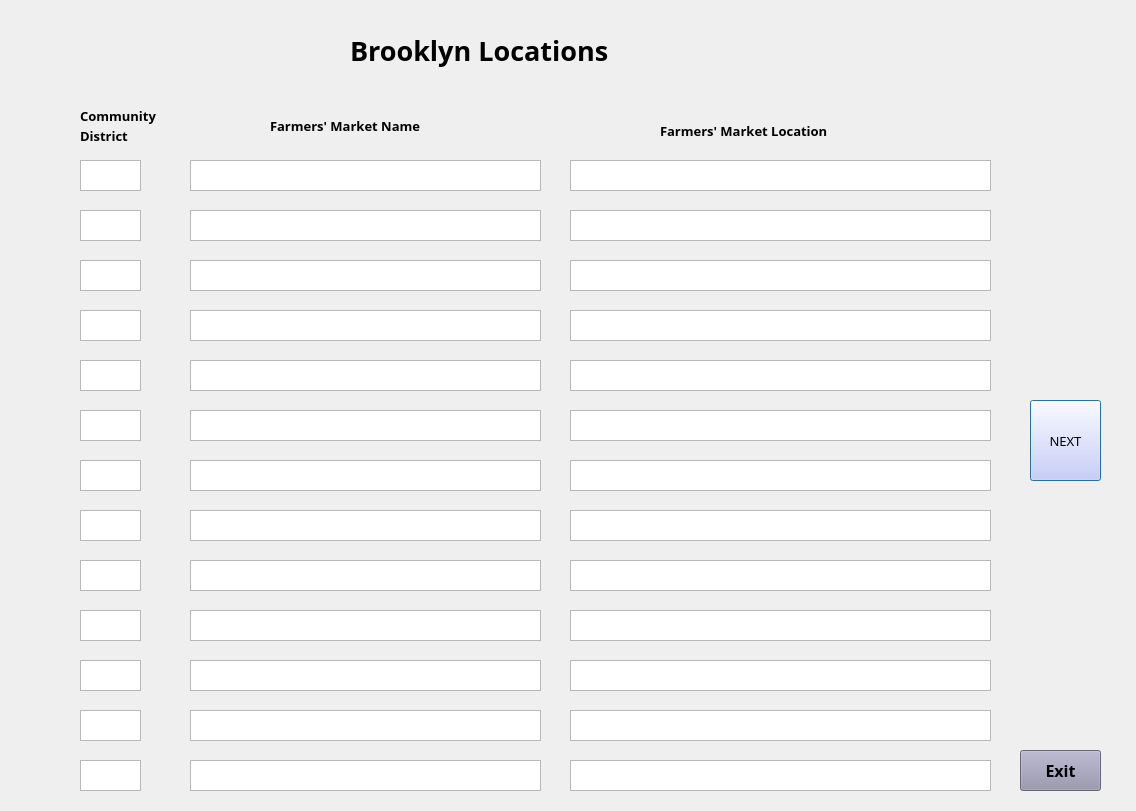
<?xml version="1.0" encoding="UTF-8"?>
<ui version="4.0">
 <class>Brooklyn</class>
 <widget class="QDialog" name="Brooklyn">
  <property name="geometry">
   <rect>
    <x>0</x>
    <y>0</y>
    <width>1136</width>
    <height>811</height>
   </rect>
  </property>
  <property name="windowTitle">
   <string>Dialog</string>
  </property>
  <widget class="QPushButton" name="pushButton">
   <property name="geometry">
    <rect>
     <x>1030</x>
     <y>400</y>
     <width>71</width>
     <height>81</height>
    </rect>
   </property>
   <property name="font">
    <font>
     <family>Rockwell</family>
     <pointsize>10</pointsize>
     <weight>50</weight>
     <bold>false</bold>
    </font>
   </property>
   <property name="styleSheet">
    <string notr="true">background-color: rgb(206, 202, 255);</string>
   </property>
   <property name="text">
    <string>NEXT</string>
   </property>
  </widget>
  <widget class="QTextBrowser" name="DisText8">
   <property name="geometry">
    <rect>
     <x>80</x>
     <y>510</y>
     <width>61</width>
     <height>31</height>
    </rect>
   </property>
   <property name="styleSheet">
    <string notr="true">font: 10pt &quot;Rockwell&quot;;</string>
   </property>
  </widget>
  <widget class="QTextBrowser" name="LocText11">
   <property name="geometry">
    <rect>
     <x>570</x>
     <y>660</y>
     <width>421</width>
     <height>31</height>
    </rect>
   </property>
   <property name="styleSheet">
    <string notr="true">font: 9pt &quot;Rockwell&quot;;</string>
   </property>
  </widget>
  <widget class="QTextBrowser" name="NameText13">
   <property name="geometry">
    <rect>
     <x>190</x>
     <y>760</y>
     <width>351</width>
     <height>31</height>
    </rect>
   </property>
   <property name="styleSheet">
    <string notr="true">font: 9pt &quot;Rockwell&quot;;</string>
   </property>
  </widget>
  <widget class="QLabel" name="label">
   <property name="geometry">
    <rect>
     <x>350</x>
     <y>20</y>
     <width>331</width>
     <height>61</height>
    </rect>
   </property>
   <property name="font">
    <font>
     <family>Rockwell</family>
     <pointsize>20</pointsize>
     <weight>75</weight>
     <bold>true</bold>
    </font>
   </property>
   <property name="text">
    <string>Brooklyn Locations</string>
   </property>
  </widget>
  <widget class="QTextBrowser" name="NameText6">
   <property name="geometry">
    <rect>
     <x>190</x>
     <y>410</y>
     <width>351</width>
     <height>31</height>
    </rect>
   </property>
   <property name="styleSheet">
    <string notr="true">font: 9pt &quot;Rockwell&quot;;</string>
   </property>
  </widget>
  <widget class="QTextBrowser" name="NameText8">
   <property name="geometry">
    <rect>
     <x>190</x>
     <y>510</y>
     <width>351</width>
     <height>31</height>
    </rect>
   </property>
   <property name="styleSheet">
    <string notr="true">font: 9pt &quot;Rockwell&quot;;</string>
   </property>
  </widget>
  <widget class="QTextBrowser" name="NameText3">
   <property name="geometry">
    <rect>
     <x>190</x>
     <y>260</y>
     <width>351</width>
     <height>31</height>
    </rect>
   </property>
   <property name="styleSheet">
    <string notr="true">font: 9pt &quot;Rockwell&quot;;</string>
   </property>
  </widget>
  <widget class="QTextBrowser" name="DisText10">
   <property name="geometry">
    <rect>
     <x>80</x>
     <y>610</y>
     <width>61</width>
     <height>31</height>
    </rect>
   </property>
   <property name="styleSheet">
    <string notr="true">font: 10pt &quot;Rockwell&quot;;</string>
   </property>
  </widget>
  <widget class="QTextBrowser" name="NameText7">
   <property name="geometry">
    <rect>
     <x>190</x>
     <y>460</y>
     <width>351</width>
     <height>31</height>
    </rect>
   </property>
   <property name="styleSheet">
    <string notr="true">font: 9pt &quot;Rockwell&quot;;</string>
   </property>
  </widget>
  <widget class="QTextBrowser" name="LocText5">
   <property name="geometry">
    <rect>
     <x>570</x>
     <y>360</y>
     <width>421</width>
     <height>31</height>
    </rect>
   </property>
   <property name="styleSheet">
    <string notr="true">font: 9pt &quot;Rockwell&quot;;</string>
   </property>
  </widget>
  <widget class="QTextBrowser" name="DisText1">
   <property name="geometry">
    <rect>
     <x>80</x>
     <y>160</y>
     <width>61</width>
     <height>31</height>
    </rect>
   </property>
   <property name="styleSheet">
    <string notr="true">font: 10pt &quot;Rockwell&quot;;</string>
   </property>
  </widget>
  <widget class="QTextBrowser" name="DisText4">
   <property name="geometry">
    <rect>
     <x>80</x>
     <y>310</y>
     <width>61</width>
     <height>31</height>
    </rect>
   </property>
   <property name="styleSheet">
    <string notr="true">font: 10pt &quot;Rockwell&quot;;</string>
   </property>
  </widget>
  <widget class="QTextBrowser" name="NameText12">
   <property name="geometry">
    <rect>
     <x>190</x>
     <y>710</y>
     <width>351</width>
     <height>31</height>
    </rect>
   </property>
   <property name="styleSheet">
    <string notr="true">font: 9pt &quot;Rockwell&quot;;</string>
   </property>
  </widget>
  <widget class="QTextBrowser" name="NameText4">
   <property name="geometry">
    <rect>
     <x>190</x>
     <y>310</y>
     <width>351</width>
     <height>31</height>
    </rect>
   </property>
   <property name="styleSheet">
    <string notr="true">font: 9pt &quot;Rockwell&quot;;</string>
   </property>
  </widget>
  <widget class="QTextBrowser" name="DisText7">
   <property name="geometry">
    <rect>
     <x>80</x>
     <y>460</y>
     <width>61</width>
     <height>31</height>
    </rect>
   </property>
   <property name="styleSheet">
    <string notr="true">font: 10pt &quot;Rockwell&quot;;</string>
   </property>
  </widget>
  <widget class="QTextBrowser" name="LocText8">
   <property name="geometry">
    <rect>
     <x>570</x>
     <y>510</y>
     <width>421</width>
     <height>31</height>
    </rect>
   </property>
   <property name="styleSheet">
    <string notr="true">font: 9pt &quot;Rockwell&quot;;</string>
   </property>
  </widget>
  <widget class="QTextBrowser" name="LocText1">
   <property name="geometry">
    <rect>
     <x>570</x>
     <y>160</y>
     <width>421</width>
     <height>31</height>
    </rect>
   </property>
   <property name="styleSheet">
    <string notr="true">font: 9pt &quot;Rockwell&quot;;</string>
   </property>
  </widget>
  <widget class="QTextBrowser" name="LocText10">
   <property name="geometry">
    <rect>
     <x>570</x>
     <y>610</y>
     <width>421</width>
     <height>31</height>
    </rect>
   </property>
   <property name="styleSheet">
    <string notr="true">font: 9pt &quot;Rockwell&quot;;</string>
   </property>
  </widget>
  <widget class="QTextBrowser" name="LocText6">
   <property name="geometry">
    <rect>
     <x>570</x>
     <y>410</y>
     <width>421</width>
     <height>31</height>
    </rect>
   </property>
   <property name="styleSheet">
    <string notr="true">font: 9pt &quot;Rockwell&quot;;</string>
   </property>
  </widget>
  <widget class="QTextBrowser" name="NameText1">
   <property name="geometry">
    <rect>
     <x>190</x>
     <y>160</y>
     <width>351</width>
     <height>31</height>
    </rect>
   </property>
   <property name="styleSheet">
    <string notr="true">font: 9pt &quot;Rockwell&quot;;</string>
   </property>
  </widget>
  <widget class="QTextBrowser" name="DisText9">
   <property name="geometry">
    <rect>
     <x>80</x>
     <y>560</y>
     <width>61</width>
     <height>31</height>
    </rect>
   </property>
   <property name="styleSheet">
    <string notr="true">font: 10pt &quot;Rockwell&quot;;</string>
   </property>
  </widget>
  <widget class="QTextBrowser" name="DisText2">
   <property name="geometry">
    <rect>
     <x>80</x>
     <y>210</y>
     <width>61</width>
     <height>31</height>
    </rect>
   </property>
   <property name="styleSheet">
    <string notr="true">font: 10pt &quot;Rockwell&quot;;</string>
   </property>
  </widget>
  <widget class="QTextBrowser" name="LocText9">
   <property name="geometry">
    <rect>
     <x>570</x>
     <y>560</y>
     <width>421</width>
     <height>31</height>
    </rect>
   </property>
   <property name="styleSheet">
    <string notr="true">font: 9pt &quot;Rockwell&quot;;</string>
   </property>
  </widget>
  <widget class="QTextBrowser" name="LocText7">
   <property name="geometry">
    <rect>
     <x>570</x>
     <y>460</y>
     <width>421</width>
     <height>31</height>
    </rect>
   </property>
   <property name="styleSheet">
    <string notr="true">font: 9pt &quot;Rockwell&quot;;</string>
   </property>
  </widget>
  <widget class="QTextBrowser" name="NameText5">
   <property name="geometry">
    <rect>
     <x>190</x>
     <y>360</y>
     <width>351</width>
     <height>31</height>
    </rect>
   </property>
   <property name="styleSheet">
    <string notr="true">font: 9pt &quot;Rockwell&quot;;</string>
   </property>
  </widget>
  <widget class="QTextBrowser" name="LocText4">
   <property name="geometry">
    <rect>
     <x>570</x>
     <y>310</y>
     <width>421</width>
     <height>31</height>
    </rect>
   </property>
   <property name="styleSheet">
    <string notr="true">font: 9pt &quot;Rockwell&quot;;</string>
   </property>
  </widget>
  <widget class="QTextBrowser" name="DisText12">
   <property name="geometry">
    <rect>
     <x>80</x>
     <y>710</y>
     <width>61</width>
     <height>31</height>
    </rect>
   </property>
   <property name="styleSheet">
    <string notr="true">font: 10pt &quot;Rockwell&quot;;</string>
   </property>
  </widget>
  <widget class="QTextBrowser" name="LocText3">
   <property name="geometry">
    <rect>
     <x>570</x>
     <y>260</y>
     <width>421</width>
     <height>31</height>
    </rect>
   </property>
   <property name="styleSheet">
    <string notr="true">font: 9pt &quot;Rockwell&quot;;</string>
   </property>
  </widget>
  <widget class="QTextBrowser" name="DisText11">
   <property name="geometry">
    <rect>
     <x>80</x>
     <y>660</y>
     <width>61</width>
     <height>31</height>
    </rect>
   </property>
   <property name="styleSheet">
    <string notr="true">font: 10pt &quot;Rockwell&quot;;</string>
   </property>
  </widget>
  <widget class="QTextBrowser" name="DisText13">
   <property name="geometry">
    <rect>
     <x>80</x>
     <y>760</y>
     <width>61</width>
     <height>31</height>
    </rect>
   </property>
   <property name="styleSheet">
    <string notr="true">font: 10pt &quot;Rockwell&quot;;</string>
   </property>
  </widget>
  <widget class="QTextBrowser" name="NameText10">
   <property name="geometry">
    <rect>
     <x>190</x>
     <y>610</y>
     <width>351</width>
     <height>31</height>
    </rect>
   </property>
   <property name="styleSheet">
    <string notr="true">font: 9pt &quot;Rockwell&quot;;</string>
   </property>
  </widget>
  <widget class="QTextBrowser" name="NameText9">
   <property name="geometry">
    <rect>
     <x>190</x>
     <y>560</y>
     <width>351</width>
     <height>31</height>
    </rect>
   </property>
   <property name="styleSheet">
    <string notr="true">font: 9pt &quot;Rockwell&quot;;</string>
   </property>
  </widget>
  <widget class="QTextBrowser" name="NameText11">
   <property name="geometry">
    <rect>
     <x>190</x>
     <y>660</y>
     <width>351</width>
     <height>31</height>
    </rect>
   </property>
   <property name="styleSheet">
    <string notr="true">font: 9pt &quot;Rockwell&quot;;</string>
   </property>
  </widget>
  <widget class="QTextBrowser" name="LocText2">
   <property name="geometry">
    <rect>
     <x>570</x>
     <y>210</y>
     <width>421</width>
     <height>31</height>
    </rect>
   </property>
   <property name="styleSheet">
    <string notr="true">font: 9pt &quot;Rockwell&quot;;</string>
   </property>
  </widget>
  <widget class="QTextBrowser" name="DisText6">
   <property name="geometry">
    <rect>
     <x>80</x>
     <y>410</y>
     <width>61</width>
     <height>31</height>
    </rect>
   </property>
   <property name="styleSheet">
    <string notr="true">font: 10pt &quot;Rockwell&quot;;</string>
   </property>
  </widget>
  <widget class="QTextBrowser" name="DisText5">
   <property name="geometry">
    <rect>
     <x>80</x>
     <y>360</y>
     <width>61</width>
     <height>31</height>
    </rect>
   </property>
   <property name="styleSheet">
    <string notr="true">font: 10pt &quot;Rockwell&quot;;</string>
   </property>
  </widget>
  <widget class="QTextBrowser" name="LocText13">
   <property name="geometry">
    <rect>
     <x>570</x>
     <y>760</y>
     <width>421</width>
     <height>31</height>
    </rect>
   </property>
   <property name="styleSheet">
    <string notr="true">font: 9pt &quot;Rockwell&quot;;</string>
   </property>
  </widget>
  <widget class="QTextBrowser" name="DisText3">
   <property name="geometry">
    <rect>
     <x>80</x>
     <y>260</y>
     <width>61</width>
     <height>31</height>
    </rect>
   </property>
   <property name="styleSheet">
    <string notr="true">font: 10pt &quot;Rockwell&quot;;</string>
   </property>
  </widget>
  <widget class="QTextBrowser" name="LocText12">
   <property name="geometry">
    <rect>
     <x>570</x>
     <y>710</y>
     <width>421</width>
     <height>31</height>
    </rect>
   </property>
   <property name="styleSheet">
    <string notr="true">font: 9pt &quot;Rockwell&quot;;</string>
   </property>
  </widget>
  <widget class="QTextBrowser" name="NameText2">
   <property name="geometry">
    <rect>
     <x>190</x>
     <y>210</y>
     <width>351</width>
     <height>31</height>
    </rect>
   </property>
   <property name="styleSheet">
    <string notr="true">font: 9pt &quot;Rockwell&quot;;</string>
   </property>
  </widget>
  <widget class="QLabel" name="label_2">
   <property name="geometry">
    <rect>
     <x>80</x>
     <y>100</y>
     <width>111</width>
     <height>31</height>
    </rect>
   </property>
   <property name="font">
    <font>
     <family>Rockwell</family>
     <pointsize>10</pointsize>
     <weight>75</weight>
     <bold>true</bold>
    </font>
   </property>
   <property name="text">
    <string>Community</string>
   </property>
  </widget>
  <widget class="QLabel" name="label_4">
   <property name="geometry">
    <rect>
     <x>660</x>
     <y>110</y>
     <width>231</width>
     <height>41</height>
    </rect>
   </property>
   <property name="font">
    <font>
     <family>Rockwell</family>
     <pointsize>10</pointsize>
     <weight>75</weight>
     <bold>true</bold>
    </font>
   </property>
   <property name="text">
    <string>Farmers' Market Location</string>
   </property>
  </widget>
  <widget class="QLabel" name="label_3">
   <property name="geometry">
    <rect>
     <x>270</x>
     <y>100</y>
     <width>211</width>
     <height>51</height>
    </rect>
   </property>
   <property name="font">
    <font>
     <family>Rockwell</family>
     <pointsize>10</pointsize>
     <weight>75</weight>
     <bold>true</bold>
    </font>
   </property>
   <property name="text">
    <string>Farmers' Market Name</string>
   </property>
  </widget>
  <widget class="QLabel" name="label_5">
   <property name="geometry">
    <rect>
     <x>80</x>
     <y>120</y>
     <width>111</width>
     <height>31</height>
    </rect>
   </property>
   <property name="font">
    <font>
     <family>Rockwell</family>
     <pointsize>10</pointsize>
     <weight>75</weight>
     <bold>true</bold>
    </font>
   </property>
   <property name="text">
    <string>District</string>
   </property>
  </widget>
  <widget class="QPushButton" name="pushButton_2">
   <property name="geometry">
    <rect>
     <x>1020</x>
     <y>750</y>
     <width>81</width>
     <height>41</height>
    </rect>
   </property>
   <property name="font">
    <font>
     <family>Rockwell</family>
     <pointsize>12</pointsize>
     <weight>75</weight>
     <bold>true</bold>
    </font>
   </property>
   <property name="styleSheet">
    <string notr="true">background-color: rgb(146, 144, 170);</string>
   </property>
   <property name="text">
    <string>Exit</string>
   </property>
  </widget>
 </widget>
 <resources/>
 <connections/>
</ui>
